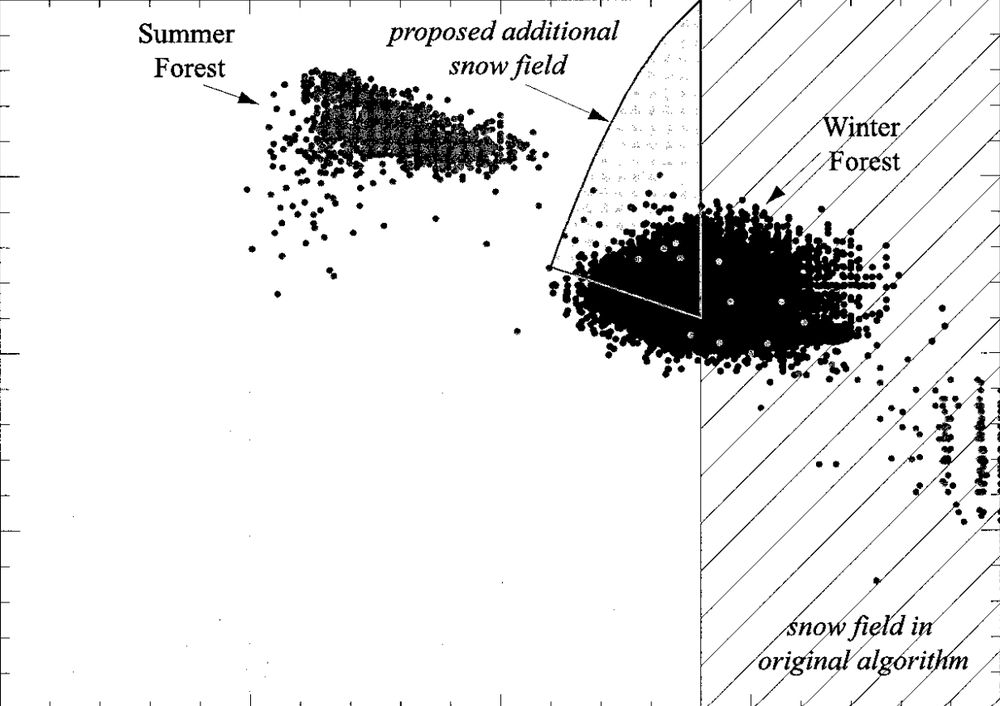
#> input picture images/klein.png, 1000 x 706 px, shrunk from 1207 x 852 before the run
$ jupyter execute --allow-errors landsat_FSC_algorithms.ipynb
#> lines starting #> are read from the running program, lines starting #| are printed output that depends on the picture
[cell 1]
import matplotlib.pyplot as plt
from shapely.geometry import Polygon
import numpy as np
import matplotlib.image as mpimg

# Define approximate polygon (NDSI, NDVI)
region_coords = [
    (0.4, 1),
    (0.33, 0.9),
    (0.26, 0.75),
    (0.2, 0.59),
    (0.1, 0.24),  # bottom left
    (0.2,0.2),
    (0.4, 0.1),   # top right
]

# Extract polygon coordinates
polygon = Polygon(region_coords)
x_poly, y_poly = zip(*polygon.exterior.coords)

# Load the background image
img = mpimg.imread('./images/klein.png')
#> img is the input picture: shape (706, 1000, 4) float32; mean R, G, B, A 0.904, 0.904, 0.904, 1

# Plot
fig, ax = plt.subplots(figsize=(12, 8))

# Show background image to fill the entire axes
ax.imshow(
    img,
    extent=(-1, 1, -1, 1),   # match your axis limits
    aspect='auto',
    zorder=0
)

# Shaded polygon on top
ax.fill(x_poly, y_poly, color='blue', alpha=0.5, label='Klein Snow Region', zorder=1)

# Axes and labels
ax.set_xlim(-1, 1)
ax.set_ylim(-1, 1)
ax.set_xlabel('NDSI')
ax.set_ylabel('NDVI')
ax.set_title('Klein et al. (1998) Snow Classification Region\n(NDSI vs NDVI)')
ax.grid(True, zorder=2)

ax.legend()
plt.show()
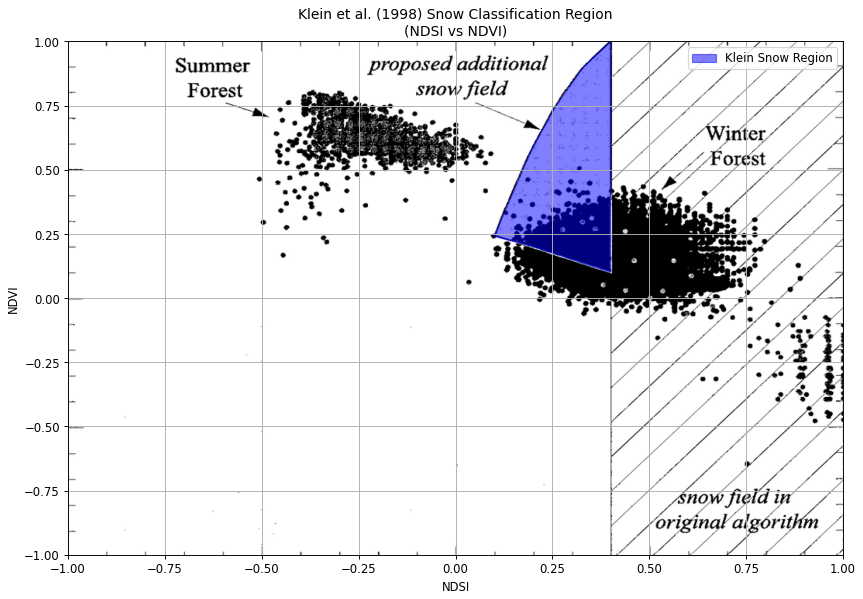
#> figure drawn by matplotlib, 1 panel

[cell 2]
from scripts.imports import *
from rasterio.enums import Resampling
from shapely.geometry import Polygon, Point

# [30 lines left out: functions find_masks, load_and_reproject_to_landsat, combine_tifs, apply_valid_mask, not called in this run]

def compute_ndvi(red, nir):
    return (nir - red) / (nir + red)

def compute_ndsi(green, swir):
    return (green - swir) / (green + swir)

# [30 lines left out: functions compute_dozier, compute_klein, not called in this run]

def compute_salomonson(ndsi):
    fsc = 0.06 + 1.21 * ndsi
    return fsc.clip(0, 1).where(~np.isnan(ndsi))

# [23 lines left out: functions normalize, plot_rgb, not called in this run]

import os
import re

# [108 lines left out: functions process_scene, subcell_stats, not called in this run]

#> (the rest of this cell did not finish here and is left out)

[cell 3]
import pandas as pd
#> (the rest of this cell did not finish here and is left out)

# 4km extent results

[cell 4]
#60m

import pandas as pd
import matplotlib.pyplot as plt
import seaborn as sns
import numpy as np

# Melt the dataframe to long format for individual method plots
#> (the rest of this cell did not finish here and is left out)

[cell 5]
#80m

import pandas as pd
import matplotlib.pyplot as plt
import seaborn as sns
import numpy as np

# Melt the dataframe to long format for individual method plots
#> (the rest of this cell did not finish here and is left out)

[cell 6]
#100m

import pandas as pd
import matplotlib.pyplot as plt
import seaborn as sns
import numpy as np

# Melt the dataframe to long format for individual method plots
#> (the rest of this cell did not finish here and is left out)

# old jack pine results

#> (a cell that did not finish here is left out)

[cell 8]
#80m

import pandas as pd
import matplotlib.pyplot as plt
import seaborn as sns
import numpy as np

final_df = pd.read_pickle('landsat_df_80m_0.2ff.pkl')
#> (reads landsat_df_80m_0.2ff.pkl from the repository)
final_df = final_df[final_df['cam']=='old_jack_pine']

# Melt the dataframe to long format for individual method plots
melted = final_df.melt(
    id_vars=["fsc", "filtered_fraction", "cam"],
    value_vars=["Dozier", "Klein"],  # , "Salomonson"
    var_name="method",
    value_name="predicted"
)

# Convert to percentages for plotting (0–100)
melted["fsc"] = melted["fsc"] * 100.0
melted["predicted"] = melted["predicted"] * 100.0

# Define color map (blue for Dozier, green for Klein)
method_colors = {
    "Dozier": "#1f77b4",
    "Klein": "#2ca02c",
    # "Salomonson": "#d62728"
}

# ---------- Scatter: Observed vs Predicted, one figure per method ----------
for method in ["Dozier", "Klein"]:  # , "Salomonson"
    subset = melted[melted["method"] == method]

    plt.figure(figsize=(6, 6))
    plt.scatter(
        subset["fsc"],
        subset["predicted"],
        alpha=0.6,
        edgecolor='k',
        c=method_colors[method],
        label=method
    )
    plt.plot([0, 100], [0, 100], 'r--', lw=1)
    plt.xlabel("Observed FSC (%)")
    plt.ylabel("Predicted FSC (%)")
    plt.title(f"Observed vs Predicted FSC: {method}")
    plt.grid(True, linestyle='--', alpha=0.5)
    plt.tight_layout()
    # plt.savefig(f'poster_landsat_{method}_actual_predicted.svg')
    plt.show()
#> this loop made 2 passes
#> pass 1, `plt.show()`:
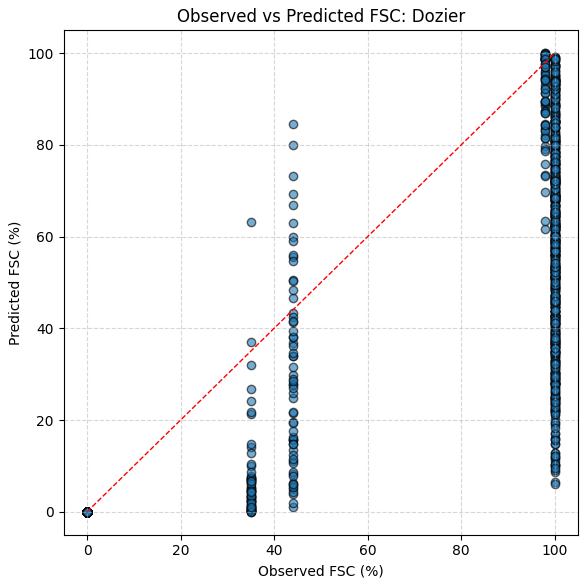
#> figure drawn by matplotlib, 1 panel
#> pass 2, `plt.show()`:
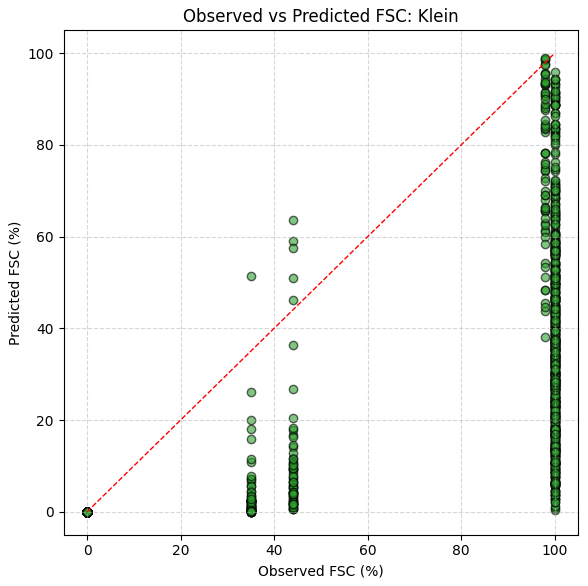
#> figure drawn by matplotlib, 1 panel

# ---------- Metric helpers ----------
def rmse(y_true, y_pred):
    diff = y_pred - y_true
    return np.sqrt(np.nanmean(diff**2)) if np.isfinite(diff).any() else np.nan

def bias(y_true, y_pred):
    diff = y_pred - y_true
    return np.nanmean(diff) if np.isfinite(diff).any() else np.nan

def compute_all_metrics(df_method):
    """df_method: melted subset for a single method, with fsc/predicted in 0–100 units."""
    y = df_method["fsc"].to_numpy()
    yhat = df_method["predicted"].to_numpy()

    # Overall
    overall_rmse  = rmse(y, yhat)
    overall_bias  = bias(y, yhat)

    # Fractional (strictly between 0 and 100)
    frac_mask = (y > 0) & (y < 100)
    frac_rmse  = rmse(y[frac_mask], yhat[frac_mask])
    frac_bias  = bias(y[frac_mask], yhat[frac_mask])

    # Errors at the extremes
    zero_mask = (y == 0)
    full_mask = (y == 100)

    zero_bias = bias(y[zero_mask], yhat[zero_mask])   # "0%SC Error"
    full_bias = bias(y[full_mask], yhat[full_mask])   # "100%SC Error"

    metrics_order = ["RMSE", "Bias", "Fractional RMSE", "Fractional Bias", "0%SC Error", "100%SC Error"]
    values = np.array([
        overall_rmse,
        overall_bias,
        frac_rmse,
        frac_bias,
        zero_bias,
        full_bias
    ], dtype=float)

    return metrics_order, values

# ---------- Bar chart per method with six metrics ----------
for method in ["Dozier", "Klein"]:
    subset = melted[melted["method"] == method]
    metrics_labels, values = compute_all_metrics(subset)

    plt.figure(figsize=(8, 5))
    x = np.arange(len(metrics_labels))
    bars = plt.bar(x, values, edgecolor='black', color=method_colors[method])

    # Labels on bars (handle NaNs gracefully)
    for bar, val in zip(bars, values):
        height = 0 if np.isnan(val) else float(val)
        txt = "NaN" if np.isnan(val) else f"{height:.2f}%"
        x_offset = bar.get_x() + bar.get_width() * 0.6
        y_offset = 1 * np.sign(height if height != 0 else 1)
        plt.text(
            x_offset,
            height + y_offset,
            txt,
            ha='left',
            va='bottom' if height >= 0 else 'top',
            fontsize=13
        )

    plt.xticks(x, metrics_labels, rotation=0)
    plt.ylabel("Value (%)")
    plt.title(f"{method} – FSC Estimation Metrics")
    plt.grid(axis='y', linestyle='--', alpha=0.7)

    # Y-lims with padding, robust to NaNs
    finite_vals = values[np.isfinite(values)]
    if finite_vals.size == 0:
        ymin, ymax = -1, 1
    else:
        ymin = min(0.0, float(finite_vals.min())) - 4
        ymax = (float(finite_vals.max()) + 4) if float(finite_vals.max()) > 0 else 1
    plt.ylim(ymin, ymax)

    plt.tight_layout()
    # plt.savefig(f'poster_landsat_{method}_metrics.svg')
    plt.show()
#> this loop made 2 passes
#> pass 1, `plt.show()`:
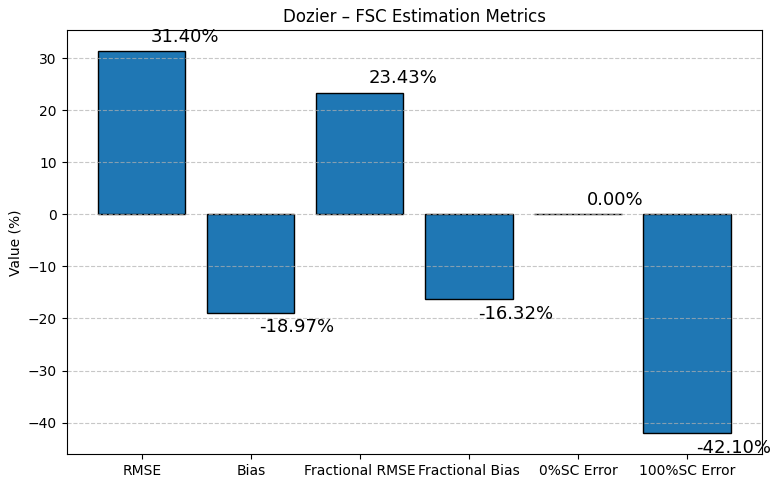
#> figure drawn by matplotlib, 1 panel; tallest bar 31.4 high, from x = -0.4 to 0.4
#> pass 2, `plt.show()`:
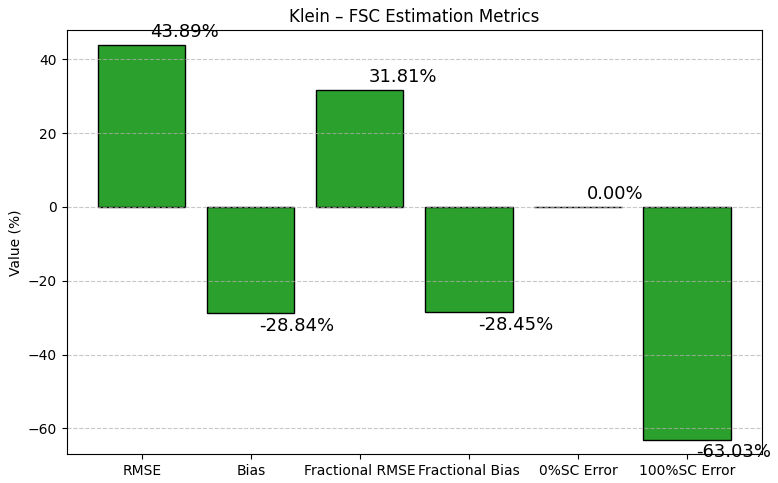
#> figure drawn by matplotlib, 1 panel; tallest bar 43.89 high, from x = -0.4 to 0.4
